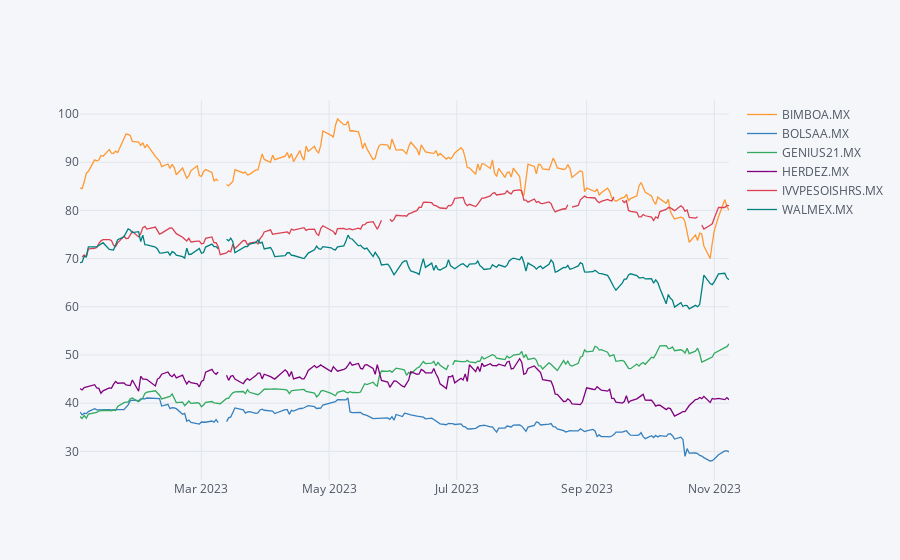

The notebook cell this image was saved under:
### Code cell
# now for all dataframe with Close price
portfolio_df.Close.iplot()

### Figure 1 — Plotly figure (JSON) as saved in the notebook; plotly's stock layout.template omitted (floating-point values rounded to 4 significant figures; data arrays with more than 128 entries replaced by an {"elided": "..."} marker saying what was removed)
{"data": [{"line": {"color": "rgba(255, 153, 51, 1.0)", "dash": "solid", "shape": "linear", "width": 1.3}, "mode": "lines", "name": "BIMBOA.MX", "text": "", "type": "scatter", "x": {"elided": "217 str values"}, "y": {"elided": "217 mixed values"}}, {"line": {"color": "rgba(55, 128, 191, 1.0)", "dash": "solid", "shape": "linear", "width": 1.3}, "mode": "lines", "name": "BOLSAA.MX", "text": "", "type": "scatter", "x": {"elided": "217 str values"}, "y": {"elided": "217 mixed values"}}, {"line": {"color": "rgba(50, 171, 96, 1.0)", "dash": "solid", "shape": "linear", "width": 1.3}, "mode": "lines", "name": "GENIUS21.MX", "text": "", "type": "scatter", "x": {"elided": "217 str values"}, "y": {"elided": "217 mixed values"}}, {"line": {"color": "rgba(128, 0, 128, 1.0)", "dash": "solid", "shape": "linear", "width": 1.3}, "mode": "lines", "name": "HERDEZ.MX", "text": "", "type": "scatter", "x": {"elided": "217 str values"}, "y": {"elided": "217 mixed values"}}, {"line": {"color": "rgba(219, 64, 82, 1.0)", "dash": "solid", "shape": "linear", "width": 1.3}, "mode": "lines", "name": "IVVPESOISHRS.MX", "text": "", "type": "scatter", "x": {"elided": "217 str values"}, "y": {"elided": "217 mixed values"}}, {"line": {"color": "rgba(0, 128, 128, 1.0)", "dash": "solid", "shape": "linear", "width": 1.3}, "mode": "lines", "name": "WALMEX.MX", "text": "", "type": "scatter", "x": {"elided": "217 str values"}, "y": {"elided": "217 mixed values"}}], "layout": {"legend": {"bgcolor": "#F5F6F9", "font": {"color": "#4D5663"}}, "paper_bgcolor": "#F5F6F9", "plot_bgcolor": "#F5F6F9", "title": {"font": {"color": "#4D5663"}}, "xaxis": {"gridcolor": "#E1E5ED", "showgrid": true, "tickfont": {"color": "#4D5663"}, "title": {"font": {"color": "#4D5663"}, "text": ""}, "zerolinecolor": "#E1E5ED"}, "yaxis": {"gridcolor": "#E1E5ED", "showgrid": true, "tickfont": {"color": "#4D5663"}, "title": {"font": {"color": "#4D5663"}, "text": ""}, "zerolinecolor": "#E1E5ED"}}}
